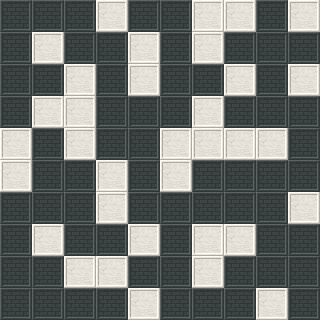

A level layout from a 2D game, rendered from its tile map. Below: a short description, then the map file with its tile-grid data intact:
An orthogonal 10x10 tile map with 32x32 px tiles, 1 tile layer (map) and 2 objects (goal, start).

<map version="1.0" tiledversion="2018.01.01" orientation="orthogonal" renderorder="right-down" width="10" height="10" tilewidth="32" tileheight="32" infinite="0" nextobjectid="10">
 <tileset firstgid="1" source="tilest.tsx" />
 <layer name="map" width="10" height="10">
  <data encoding="csv">
1,1,1,2,1,1,2,2,1,2,
1,2,1,1,2,1,2,1,1,1,
1,1,2,1,2,1,1,2,1,2,
1,2,2,1,1,1,2,1,1,1,
2,1,2,1,1,2,2,2,2,1,
2,1,1,2,1,2,1,1,1,1,
1,1,1,2,1,1,1,1,1,2,
1,2,1,1,2,1,2,2,1,1,
1,1,2,2,1,1,2,1,1,1,
1,1,1,1,2,1,1,1,2,1
</data>
 </layer>
 <objectgroup name="things">
  <object id="2" name="goal" x="208.667" y="147">
   <point />
  </object>
  <object id="7" name="start" x="175.333" y="149.5">
   <point />
  </object>
 </objectgroup>
</map>